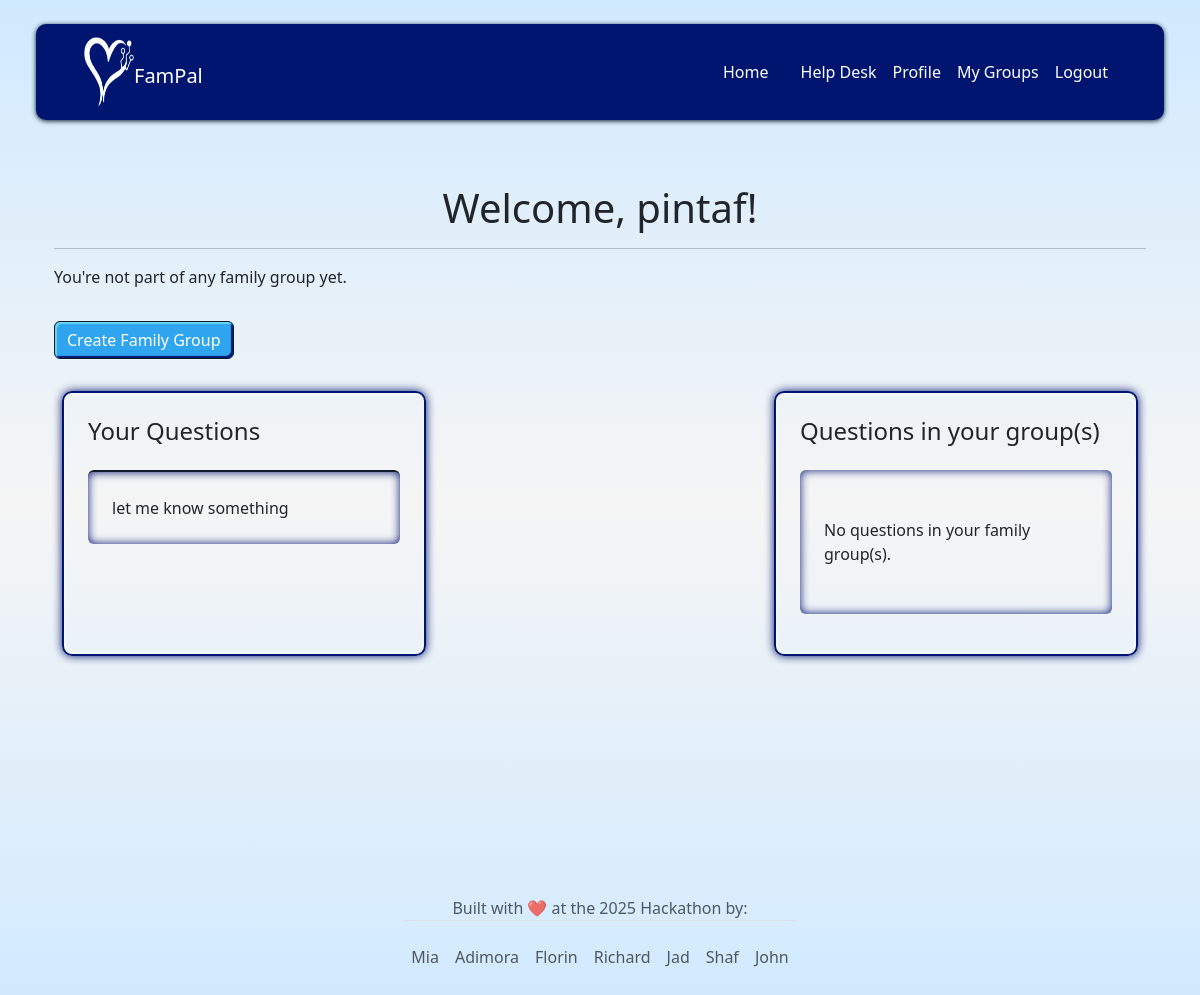
The page /profile/ (signed in) on the database as committed earlier.
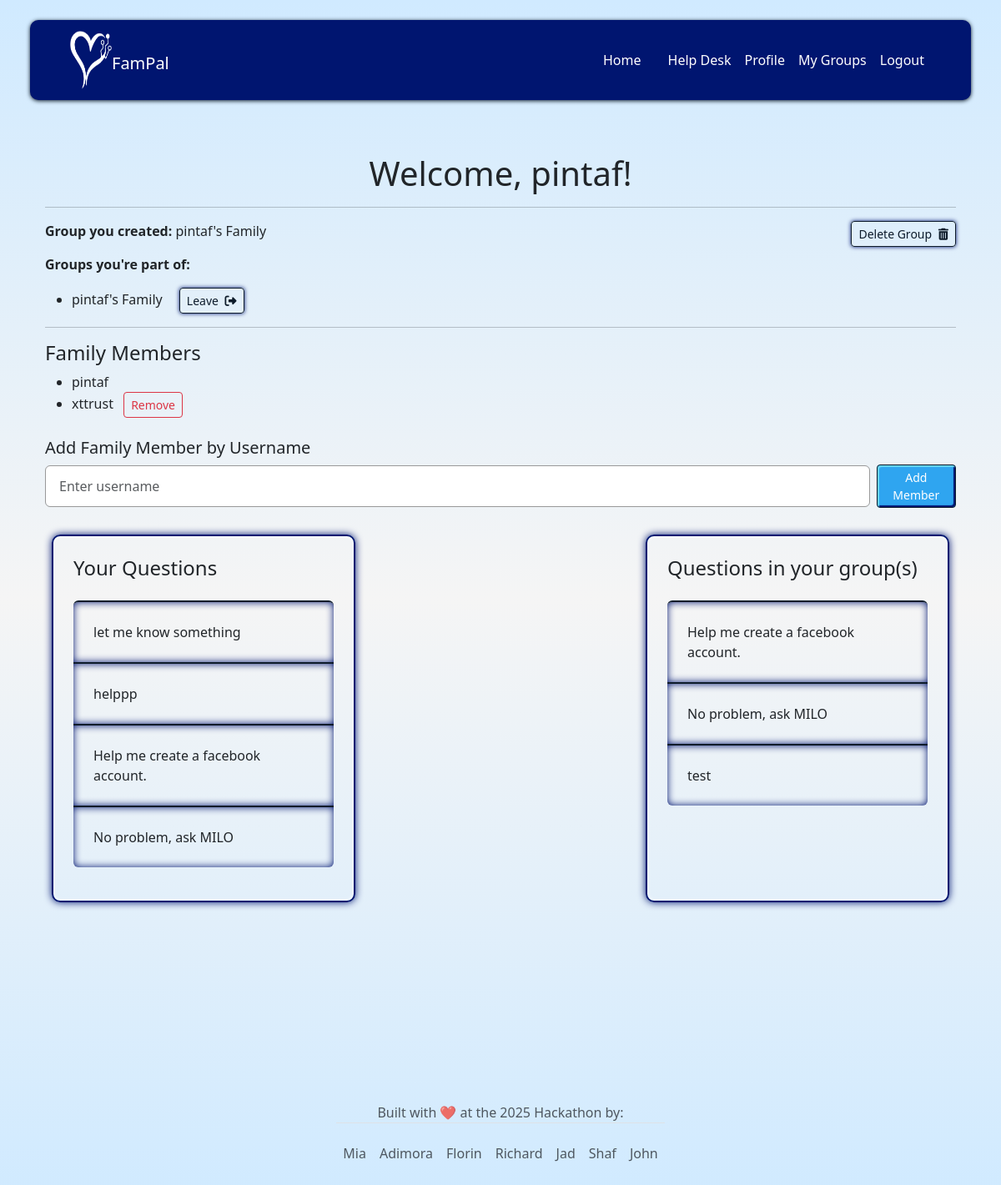
The same page on the database as committed later.
### families/models.py (models this page shows, shortened)
class Question(models.Model):
    user = models.ForeignKey(User, on_delete=models.CASCADE, related_name='questions')
    family_group = models.ForeignKey(
        FamilyGroup,
        on_delete=models.SET_NULL,
        null=True,
        blank=True,
        related_name='questions'
    )
    text = models.TextField()
    created_at = models.DateTimeField(default=timezone.now)

class FamilyGroup(models.Model):
    name = models.CharField(max_length=100)
    created_by = models.ForeignKey(User, on_delete=models.CASCADE, related_name='created_family_groups')
    created_at = models.DateTimeField(default=timezone.now)

class FamilyMembership(models.Model):
    user = models.ForeignKey(User, on_delete=models.CASCADE, related_name='family_memberships')
    family_group = models.ForeignKey(FamilyGroup, on_delete=models.CASCADE, related_name='memberships')
    joined_at = models.DateTimeField(default=timezone.now)
    class Meta:
        unique_together = ('user', 'family_group')

### userprofile/views.py (the view)
# urls.py: path('', views.profile_view, name='profile'),
@login_required
def profile_view(request):
    user = request.user
    group_created = FamilyGroup.objects.filter(created_by=user).first()
    groups_joined = user.family_memberships.select_related('family_group').all()
    user_questions = user.questions.all()
    group_questions = Question.objects.filter(
        family_group__in=[membership.family_group for membership in groups_joined]
    ) if groups_joined else []
    group_members = FamilyMembership.objects.filter(
        family_group__in=[membership.family_group for membership in groups_joined]
    ).select_related('user')
    show_create_button = not group_created and not groups_joined.exists()
    return render(request, 'userprofile/profile.html', {
        'user': user,
        'group_created': group_created,
        'groups_joined': groups_joined,
        'user_questions': user_questions,
        'group_questions': group_questions,
        'group_members': group_members,
        'show_create_button': show_create_button,
    })

### templates/userprofile/profile.html (shortened to what this page needs)
{% extends 'base.html' %}
{% block content %}
<div class="container mt-5">
  <h1 class="d-flex justify-content-center">Welcome, {{ user.get_full_name|default:user.username }}!</h1>
  <hr>
  <div class="d-flex justify-content-between">
    {% if group_created %}
    <p><strong>Group you created:</strong> {{ group_created.name }}</p>
    <form method="post" action="{% url 'delete_family' group_created.id %}" class="d-inline">
      <button type="submit" class="btn button-secondary btn-sm"
              onclick="return confirm('Are you sure you want to delete this family group? This will remove all members.')">
        Delete Group <i class="fas fa-trash-alt ms-1"></i>
      </button>
    </form>
    {% endif %}
  </div>
  {% if groups_joined %}
    <p><strong>Groups you're part of:</strong></p>
    <ul>
      {% for membership in groups_joined %}
        <li>
          {{ membership.family_group.name }}
          <form method="post" action="{% url 'leave_family' membership.id %}" class="d-inline ms-3">
            <button type="submit" class="btn btn-sm button-secondary">Leave <i class="fas fa-sign-out-alt ms-1"></i></button>
          </form>
        </li>
      {% endfor %}
    </ul>
  {% else %}
    <p>You're not part of any family group yet.</p>
  {% endif %}
  {% if group_members %}
    <hr>
    <h4>Family Members</h4>
    <ul>
      {% for membership in group_members %}
        <li>
          {{ membership.user.get_full_name|default:membership.user.username }}
          {% if membership.user != user and group_created and group_created.created_by == user %}
            <form method="post" action="{% url 'remove_family_member' membership.user.username %}" class="d-inline ms-2">
              <button type="submit" class="btn btn-sm btn-outline-danger"
                      onclick="return confirm('Are you sure you want to remove this member?')">
                Remove
              </button>
            </form>
          {% endif %}
        </li>
      {% endfor %}
    </ul>
  {% endif %}
  {% if group_created %}
    <div class="mt-4">
      <h5>Add Family Member by Username</h5>
      <form method="post" action="{% url 'add_family_member' %}" class="d-flex gap-2 align-items-center">
        <input
          type="text"
          name="username"
          placeholder="Enter username"
          class="form-control"
          required
        >
        <button type="submit" class="btn button-primary btn-sm">Add Member</button>
      </form>
    </div>
  {% endif %}
  {% if show_create_button %}
    <form method="post" action="{% url 'create_family' %}">
      <button type="submit" class="btn button-primary mt-3">Create Family Group</button>
    </form>
  {% endif %}
  <div class="container mt-5">
  <div class="row justify-content-between g-4">
    <div class="col-12 col-lg-4 profile-box p-4 m-2">
      <h4>Your Questions</h4>
      <ul class="ps-0 mt-4">
        {% for question in user_questions %}
        <li class="box p-4">{{ question.text }}</li>
        {% empty %}
        <li class="box-no-border p-5 px-4 d-flex justify-content-center">No questions asked yet.</li>
        {% endfor %}
      </ul>
    </div>
    <div class="col-12 col-lg-4 profile-box p-4 m-2">
      <h4>Questions in your group(s)</h4>
      <ul class="ps-0 mt-4">
        {% for question in group_questions %}
        <li class="box p-4">{{ question.text }}</li>
        {% empty %}
        <li class="box-no-border p-5 px-4 d-flex justify-content-center">No questions in your family group(s).</li>
        {% endfor %}
      </ul>
    </div>
  </div>
</div>
</div>
{% endblock %}

### templates/base.html (shortened to what this page needs)
{% load static %}
<!DOCTYPE html>
<html lang="en">
<head>
    <link href="https://cdn.jsdelivr.net/npm/bootstrap@5.3.6/dist/css/bootstrap.min.css" rel="stylesheet">
    <link href="https://cdn.jsdelivr.net/npm/bootstrap-icons@1.10.5/font/bootstrap-icons.css" rel="stylesheet">
    <link rel="stylesheet" href="{% static 'css/main.css' %}">
    <link rel="stylesheet" href="https://cdnjs.cloudflare.com/ajax/libs/font-awesome/6.7.2/css/all.min.css">
    <link rel="stylesheet" href="https://cdnjs.cloudflare.com/ajax/libs/animate.css/4.1.1/animate.min.css">
</head>
<body>
    {% block navbar %}
    <div class="d-flex justify-content-center">
      <nav class="navbar navbar-expand-lg navbar-light px-5 d-flex justify-content-between align-items-center">
        <a class="navbar-brand d-flex" href="{% url 'index' %}">
          <img class="logo" src="{% static 'img/logo.png' %}" alt="FamPal Logo">
          <p class="sideName mt-lg-4">FamPal</p>
        </a>
        <div class="collapse navbar-collapse justify-content-end" id="navbarNav">
          <ul class="navbar-nav">
            <li class="nav-item">
              <a class="nav-link" href="{% url 'index' %}">Home</a>
            </li>
            <li class="nav-item">
              <a class="nav-link ms-lg-3" href="{% url 'help' %}">Help Desk</a>
            </li>
            {% if user.is_authenticated %}
              <li class="nav-item">
                <a class="nav-link" href="{% url 'profile' %}">Profile</a>
              </li>
              <li class="nav-item">
                <a class="nav-link" href="{% url 'families:family_list' %}">My Groups</a>
              </li>
              <li class="nav-item">
                <a class="nav-link" href="{% url 'account_logout' %}">Logout</a>
              </li>
            {% else %}
              <li class="nav-item d-flex ms-lg-5">
                <a class="nav-link" href="{% url 'account_login' %}">Login</a>
                <p class="nav-link m-0 p-0 mt-2">/</p>
                <a class="nav-link" href="{% url 'account_signup' %}">Sign Up</a>
              </li>
            {% endif %}
          </ul>
        </div>
    </nav>
    </div>
    {% endblock %}
    <main class="container py-3">
        {% block content %}{% endblock %}
    </main>
    {% block footer %}
    <div class="container d-flex align-self-end justify-content-center">
      <footer class="pt-3 ">
        <p class="text-center text-muted border-bottom mt-4">Built with ❤️ at the 2025 Hackathon by:</p>
        <ul class="nav justify-content-center pb-3 mb-3">
          <li class="nav-item">
            <a href="https://github.com/MiaRasmussen05" target="_blank" class="nav-link px-2 text-muted">Mia</a>
          </li>
          <li class="nav-item">
            <a href="https://github.com/ujuadimora-dev" target="_blank" class="nav-link px-2 text-muted">Adimora</a>
          </li>
          <li class="nav-item">
            <a href="https://github.com/xttrust" target="_blank" class="nav-link px-2 text-muted">Florin</a>
          </li>
          <li class="nav-item">
            <a href="https://github.com/rich-p-rich" target="_blank" class="nav-link px-2 text-muted">Richard</a>
          </li>
          <li class="nav-item">
            <a href="https://github.com/jnehmeh87" target="_blank" class="nav-link px-2 text-muted">Jad</a>
          </li>
          <li class="nav-item">
            <a href="https://github.com/Shaf8808" target="_blank" class="nav-link px-2 text-muted">Shaf</a>
          </li>
          <li class="nav-item">
            <a href="https://github.com/JohnxT10" target="_blank" class="nav-link px-2 text-muted">John</a>
          </li>
        </ul>
      </footer>
    </div>
    {% endblock %}
</body>
</html>

### static/css/main.css (style rules this page uses)
:root { --color-primary: #2fa5f0; --color-secondary: #3053ad; --color-bg: #001570; --color-hover: #57ccf9; --color-light: #68d6f1; --color-white: #ffffff; --color-dark: #0d1b2a; --box-shadow: rgba(17, 61, 69, 0.35) 0 0.5rem 1.5rem; --box-shadow-hover: rgba(147, 165, 169, 0.393) 0 0 0 3px; font-size: 100%; }
* { padding: 0; margin: 0; box-sizing: border-box; }
html { background: linear-gradient(to bottom, #d0eaff, #f5f5f5, #d0eaff); scroll-behavior: smooth; scroll-padding-top: 5rem; font-family: Roboto, sans-serif; }
body { background: linear-gradient(to bottom, #d0eaff, #f5f5f5, #d0eaff); min-height: 100dvh; }
.navbar { width: 94%; background-color: #001570; border-radius: 10px; box-shadow: 0 1px 5px#0d1b2a; margin-top: 2%; }
.logo { width: 50px; filter: invert(1); }
.sideName , .nav-link { color: #fff; }
footer { margin-top: 22dvh; }
form input.form-control { padding: 0.75rem 1rem; border: 1.5px solid #999; }
.card-question, .profile-box, .logout, .signup, .login, .TeamView { border: 2px solid var(--color-bg); border-radius: 10px; box-shadow: 0 0 10px var(--color-bg), inset 0 0 5px var(--color-white); }
.box, .box-no-border { list-style: none; border-top: 2px solid var(--color-dark); box-shadow: inset 0 0 10px var(--color-bg); }
ul.ps-0 > li:first-child { border-top-left-radius: 6px; border-top-right-radius: 6px; }
ul.ps-0 > li:last-child { border-bottom-left-radius: 6px; border-bottom-right-radius: 6px; }
ul.ps-0 > li:not(:first-child):not(:last-child) { border-radius: 0; }
.button-primary { background-color: var(--color-primary); border-color: var(--color-dark); box-shadow: inset 2px 2px 1px var(--color-light), inset -2px -2px 1px var(--color-bg); color: var(--color-white); }
.button-secondary { background-color: none; border-color: var(--color-dark); box-shadow: 0 0 5px var(--color-bg); color: var(--color-dark); }

Rows that differ between the two databases and show on the page:
added FamilyGroup: name "pintaf's Family"
added FamilyMembership: family_group.name "pintaf's Family", user.get_full_name "pintaf"
added FamilyMembership: user.get_full_name "xttrust", shows "Remove", shown under "Family Members"
added Question: text "helppp", shown under "Your Questions"
added Question: text "Help me create a facebook account."
added Question: text "No problem, ask MILO"
added Question: text "test", shown under "Questions in your group(s)"
Other text that changed with them:
text no longer shown: "You're not part of any family group yet. Create Family Group No questions in your family group(s)."
text now shown: "Group you created: Delete Group Groups you're part of: Family Members Add Family Member by Username Add Member"
